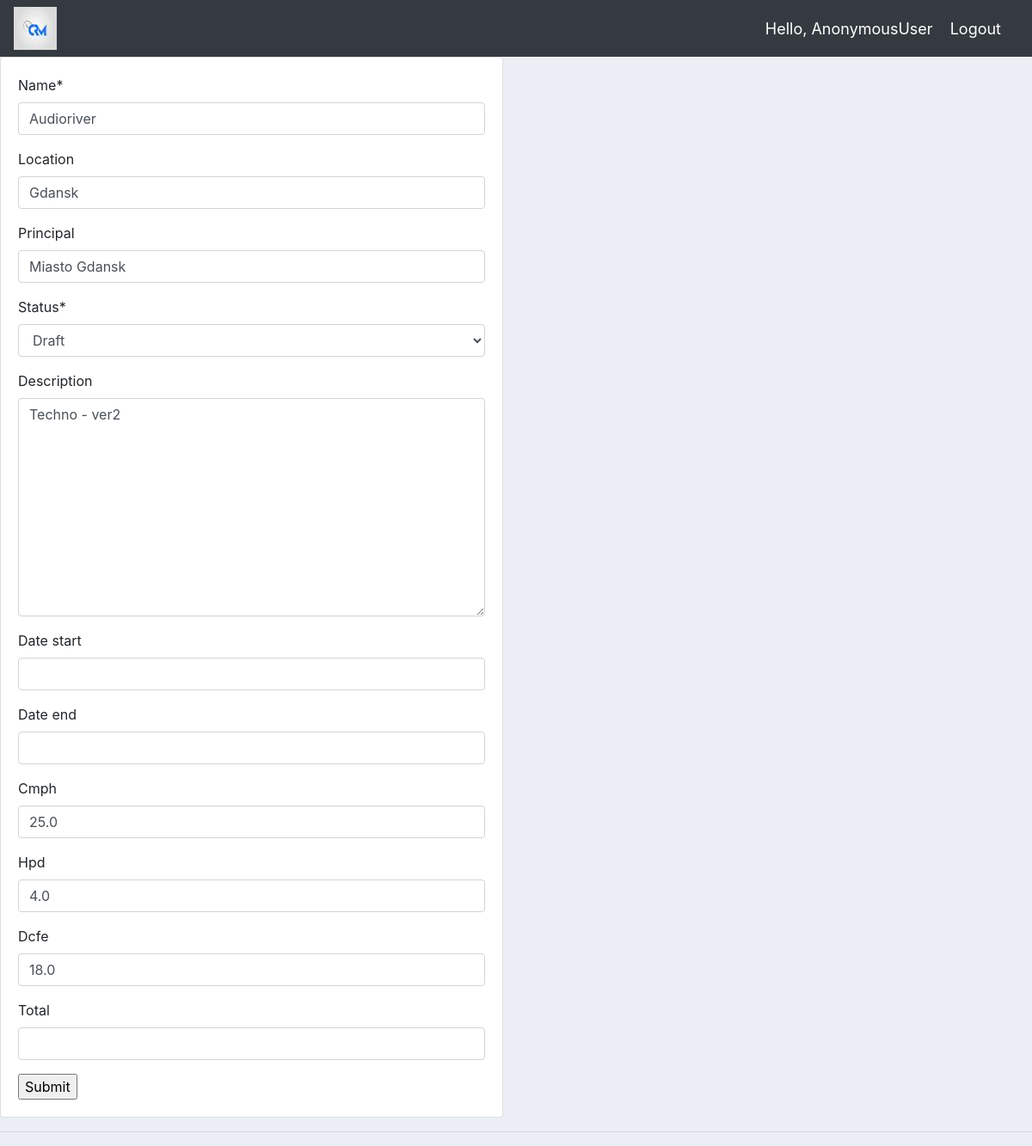
The page /update_event/4 on the database its author committed.
### events/models.py (models this page shows, shortened)
class Event(models.Model):
    STATUS = (
        ('Draft','Draft'),
        ('Ongoing', 'Ongoing'),
        ('Finished', 'Finished')
    )
    name = models.CharField(max_length=200, null=True)
    location = models.CharField(max_length=200, null=True, blank = True)
    principal = models.CharField(max_length=200, null=True, blank = True)
    status = models.CharField(max_length=200, choices=STATUS, null=True)
    description = models.TextField(null=True, blank=True)
    create_date = models.DateTimeField(auto_now_add=True, null=True)
    date_start = models.DateField(null=True, blank=True)
    date_end = models.DateField(null=True, blank=True)
    cmph = models.FloatField(null=True, blank=True) #default for EventHandler
    hpd = models.FloatField(null=True, blank=True) #default for EventHandler
    dcfe = models.FloatField(null=True, blank=True) #default for EventHandler
    total = models.FloatField(null=True, blank=True)

### events/views.py (the view)
# urls.py: path('update_event/<str:pk>', views.update_event,name='update_event'),
def update_event(request,pk):
    event = Event.objects.get(id=pk)
    form = EventForm(instance=event)
    if request.method == 'POST':
        form = EventForm(request.POST,instance=event)
        if form.is_valid():
            form.save()
            return redirect('/')
    context ={
        'form':form
    }
    return render(request, template_name = 'events/event_form.html', context=context)

### events/forms.py
class EventForm(ModelForm):
    class Meta:
        model = Event
        fields = '__all__'

### events/templates/events/event_form.html (shortened to what this page needs)
{% extends "events/main.html" %}
{% load static %}
{% load crispy_forms_tags %}
{% block content %}
<div class="row">
    <div class="col-md-6">
        <div class="card card-body">
            <form action="" method="POST">
                {{ form|crispy }}
                <input type="submit" name="Submit">
            </form>
        </div>
    </div>
</div>
{% endblock content %}

### events/static/events/css/main.css (style rules this page uses)
body { background-color: #ebeff5; }

### rows shown on the page
Event: name "Audioriver", location "Gdansk", principal "Miasto Gdansk", status "Draft", description "Techno - ver2", cmph "25.0", hpd "4.0", dcfe "18.0"

### other values the page prints
{{ request.user }} "AnonymousUser"
